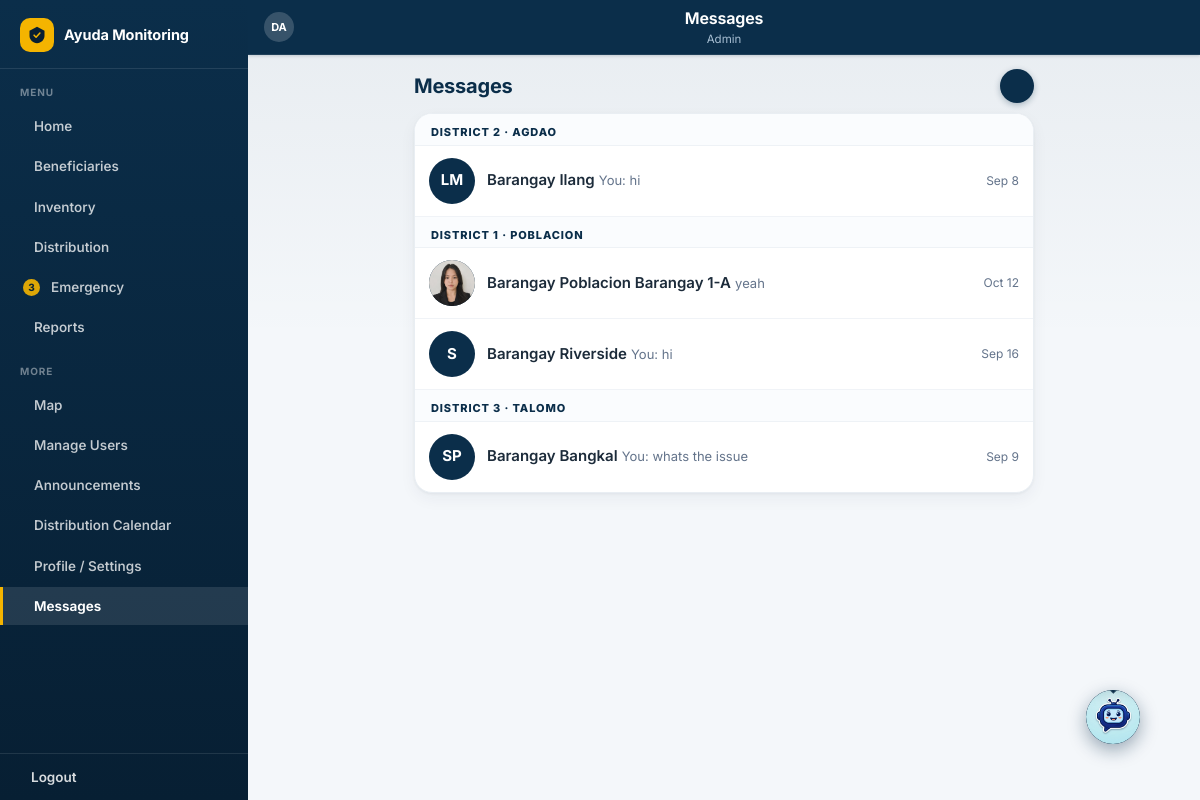
Screenshot of /messages.php (signed in) with the database file from the repository.
### tables this page shows
CREATE TABLE `users` (
  `id` int(11) NOT NULL AUTO_INCREMENT,
  `username` varchar(50) NOT NULL,
  `password_hash` varchar(255) NOT NULL,
  `full_name` varchar(150) NOT NULL,
  `role` enum('district_admin','barangay_staff') NOT NULL,
  `barangay_id` int(11) DEFAULT NULL,
  `status` enum('pending','approved') NOT NULL DEFAULT 'approved',
  `photo_path` varchar(255) DEFAULT NULL,
  `mfa_secret` varchar(64) DEFAULT NULL,
  `created_at` datetime DEFAULT current_timestamp(),
  `reset_token` varchar(64) DEFAULT NULL,
  `reset_expires` datetime DEFAULT NULL,
  PRIMARY KEY (`id`),
  UNIQUE KEY `username` (`username`),
  KEY `barangay_id` (`barangay_id`),
  CONSTRAINT `users_ibfk_1` FOREIGN KEY (`barangay_id`) REFERENCES `barangays` (`id`) ON DELETE SET NULL
);

CREATE TABLE `barangays` (
  `id` int(11) NOT NULL AUTO_INCREMENT,
  `district_id` int(11) NOT NULL,
  `name` varchar(100) NOT NULL,
  `latitude` decimal(10,7) DEFAULT NULL,
  `longitude` decimal(10,7) DEFAULT NULL,
  PRIMARY KEY (`id`),
  KEY `district_id` (`district_id`),
  CONSTRAINT `barangays_ibfk_1` FOREIGN KEY (`district_id`) REFERENCES `districts` (`id`) ON DELETE CASCADE
);

CREATE TABLE `districts` (
  `id` int(11) NOT NULL AUTO_INCREMENT,
  `name` varchar(100) NOT NULL,
  PRIMARY KEY (`id`),
  UNIQUE KEY `name` (`name`)
);

CREATE TABLE `messages` (
  `id` int(11) NOT NULL AUTO_INCREMENT,
  `sender_id` int(11) NOT NULL,
  `recipient_id` int(11) NOT NULL,
  `message` text NOT NULL,
  `is_read` tinyint(1) NOT NULL DEFAULT 0,
  `read_at` datetime DEFAULT NULL,
  `created_at` datetime DEFAULT current_timestamp(),
  PRIMARY KEY (`id`),
  KEY `idx_msg_pair` (`sender_id`,`recipient_id`),
  KEY `idx_msg_inbox` (`recipient_id`,`is_read`),
  CONSTRAINT `messages_ibfk_1` FOREIGN KEY (`sender_id`) REFERENCES `users` (`id`) ON DELETE CASCADE,
  CONSTRAINT `messages_ibfk_2` FOREIGN KEY (`recipient_id`) REFERENCES `users` (`id`) ON DELETE CASCADE
);

### includes/functions.php (called while the page is built, shortened)
<?php
function e(?string $str): string {
    return htmlspecialchars((string)$str, ENT_QUOTES, 'UTF-8');
}

### messages.php (the view, shortened to what this page needs)
<?php
require_once __DIR__ . '/includes/functions.php';
$pageTitle = 'Messages';
$activePage = 'messages';
$isAdmin = $_SESSION['role'] === 'district_admin';
$meId = (int)$_SESSION['user_id'];
if ($isAdmin) {
    $contacts = $pdo->query("
        SELECT u.id, u.full_name, u.photo_path, b.id AS barangay_id, b.name AS barangay_name, b.district_id, d.name AS district_name
        FROM users u
        LEFT JOIN barangays b ON b.id = u.barangay_id
        LEFT JOIN districts d ON d.id = b.district_id
        WHERE u.role = 'barangay_staff' AND u.status = 'approved'
        ORDER BY d.name, b.name, u.full_name
    ")->fetchAll();
    $contactIds = array_map('intval', array_column($contacts, 'id'));
    $contactId = (int)($_GET['with'] ?? 0);
    $validContact = $contactId > 0 && in_array($contactId, $contactIds, true);
}
$convInfo = [];
foreach ($contacts as $c) {
    $stmt = $pdo->prepare("SELECT message, created_at, sender_id FROM messages
                           WHERE (sender_id=? AND recipient_id=?) OR (sender_id=? AND recipient_id=?)
                           ORDER BY created_at DESC, id DESC LIMIT 1");
    $stmt->execute([$c['id'], $meId, $meId, $c['id']]);
    $convInfo[$c['id']] = ['last' => $stmt->fetch(), 'unread' => 0];
    $stmtUn = $pdo->prepare("SELECT COUNT(*) FROM messages WHERE recipient_id=? AND sender_id=? AND is_read=0");
    $stmtUn->execute([$meId, $c['id']]);
    $convInfo[$c['id']]['unread'] = (int)$stmtUn->fetchColumn();
}
$initialsOf = function (string $name): string {
    $out = '';
    foreach (explode(' ', $name) as $part) { if ($part !== '') $out .= strtoupper(mb_substr($part, 0, 1)); }
    return substr($out, 0, 2);
};
$fmtShort = function (?string $dt): string {
    if (!$dt) return '';
    $t = strtotime($dt);
    return date('Y-m-d', $t) === date('Y-m-d') ? date('g:i A', $t) : date('M j', $t);
};
?>
<!DOCTYPE html>
<html lang="en">
<head>
<link rel="stylesheet" href="assets/css/style.css?v=20261019b">
</head>
<body>
<div class="app-shell wide">
    <?php include __DIR__ . '/includes/app_header.php'; ?>
    <div class="content">
        <div class="page-phone">
            <?php if (!$contacts): ?>
                <div class="sms-nochat">
                    <div class="es-icon"><?= svgIcon('info', 30) ?></div>
                    <?= $isAdmin ? 'No approved Barangay Staff accounts yet.' : 'No District Admin account available to message right now.' ?>
                </div>
            <?php elseif ($isAdmin && !$validContact): ?>
                <div class="sms-head">
                    <h2>Messages</h2>
                    <span style="display:flex;align-items:center;gap:10px;">
                        <?php if ($isAdmin): ?>
                            <button type="button" class="sms-add" id="smsComposeBtn" aria-label="New message"><?= svgIcon('plus', 18) ?></button>
                        <?php endif; ?>
                    </span>
                </div>
                <div class="sms-list">
                    <?php $lastDistrict = null; foreach ($contacts as $c): $ci = $convInfo[$c['id']]; ?>
                        <?php if ($c['district_name'] !== $lastDistrict): $lastDistrict = $c['district_name']; ?>
                            <div class="dist-label">District <?= (int)$c['district_id'] ?> &middot; <?= e($lastDistrict ?: 'Unassigned') ?></div>
                        <?php endif; ?>
                        <a href="messages.php?with=<?= (int)$c['id'] ?>" class="sms-row <?= $ci['unread'] > 0 ? 'unread' : '' ?>">
                            <span class="sms-avatar">
                                <?php if (!empty($c['photo_path']) && is_file(__DIR__ . '/' . $c['photo_path'])): ?>
                                    <img src="<?= e($c['photo_path']) ?>" alt="">
                                <?php else: ?><?= e($initialsOf($c['full_name'])) ?><?php endif; ?>
                            </span>
                            <span class="sms-rmid">
                                <span class="sms-rname">Barangay <?= e($c['barangay_name'] ?: $c['full_name']) ?></span>
                                <span class="sms-rpre">
                                    <?php if (!empty($ci['last'])): ?>
                                        <?= ($ci['last']['sender_id'] === $meId ? 'You: ' : '') ?><?= e(mb_strimwidth($ci['last']['message'], 0, 42, '...')) ?>
                                    <?php else: ?>
                                        Tap to start a conversation
                                    <?php endif; ?>
                                </span>
                            </span>
                            <span class="sms-rright">
                                <span class="sms-rtime"><?= $ci['last'] ? $fmtShort($ci['last']['created_at']) : '' ?></span>
                            </span>
                        </a>
                    <?php endforeach; ?>
                </div>
            <?php endif; ?>
        </div>
    </div>
    <?php include __DIR__ . '/includes/app_bottomnav.php'; ?>
</div>
</body>
</html>

### includes/app_header.php (shortened to what this page needs)
<?php
$isAdmin = ($_SESSION['role'] ?? '') === 'district_admin';
$fullName = $_SESSION['full_name'] ?? 'User';
$initials = '';
foreach (explode(' ', $fullName) as $part) { if ($part !== '') $initials .= strtoupper($part[0]); }
$initials = substr($initials, 0, 2);
$headerBarangayName = '';
?>
<div class="app-header">
    <div class="app-header-title">
        <?php $hdrTitle = trim((string)($pageTitle ?? '')); ?>
        <?php if ($hdrTitle !== ''): ?>
            <h1><?= e($hdrTitle) ?></h1>
        <?php endif; ?>
        <div class="header-sub"><?= $isAdmin
            ? 'Admin'
            : 'Barangay Staff' . ($headerBarangayName ? ' &bull; ' . e($headerBarangayName) : '') ?></div>
    </div>
    <div class="user-avatar" style="width:30px;height:30px;font-size:11px;background:rgba(255,255,255,0.18);color:#fff;flex-shrink:0;overflow:hidden;">
        <?php $photo = $_SESSION['photo_path'] ?? null; ?>
        <?php if ($photo && is_file(__DIR__ . '/../' . $photo)): ?>
            <img src="<?= e($photo) ?>" alt="" style="width:100%;height:100%;object-fit:cover;">
        <?php else: ?>
            <?= e($initials) ?>
        <?php endif; ?>
    </div>
</div>

### includes/app_bottomnav.php (shortened to what this page needs)
<?php
$isAdmin = ($_SESSION['role'] ?? '') === 'district_admin';
$active = $activePage ?? '';
if ($isAdmin) {
    $pendingReports = (int)$pdo->query("SELECT COUNT(*) FROM barangay_requests WHERE status='pending'")->fetchColumn();
} else {
    $stmt = $pdo->prepare("SELECT COUNT(*) FROM barangay_requests WHERE status='pending' AND barangay_id=?");
    $stmt->execute([(int)($_SESSION['barangay_id'] ?? 0)]);
    $pendingReports = (int)$stmt->fetchColumn();
}
$primary = [
    ['page' => 'dashboard',    'icon' => 'home', 'label' => 'Home',          'href' => 'dashboard.php'],
];
if ($isAdmin) {
    $primary[] = ['page' => 'beneficiaries', 'icon' => 'users', 'label' => 'Beneficiaries', 'href' => 'beneficiaries.php'];
    $primary[] = ['page' => 'inventory',     'icon' => 'box', 'label' => 'Inventory',     'href' => 'inventory.php'];
    $primary[] = ['page' => 'distribute', 'icon' => 'gift', 'label' => 'Distribution', 'href' => 'distribution.php'];
    $primary[] = ['page' => 'barangay', 'icon' => 'alert', 'label' => 'Emergency', 'href' => 'barangay_requests.php', 'badge' => true];
} else {
    $newAnnouncements = getNewAnnouncementCount($pdo, (int)($_SESSION['user_id'] ?? 0), (int)($_SESSION['barangay_id'] ?? 0));
    $primary[] = ['page' => 'announcements', 'icon' => 'bell', 'label' => 'Announcements', 'href' => 'announcements.php', 'annbadge' => $newAnnouncements];
}
if ($isAdmin) {
    $primary[] = ['page' => 'reports',   'icon' => 'file', 'label' => 'Reports',   'href' => 'reports.php'];
}
$more = [];
if ($isAdmin) {
    $more[] = ['icon' => 'pin',  'label' => 'Map',               'href' => 'map.php',               'page' => 'map'];
    $more[] = ['icon' => 'users', 'label' => 'Manage Users',      'href' => 'manage_users.php',       'page' => 'users'];
    $more[] = ['icon' => 'bell', 'label' => 'Announcements',     'href' => 'announcements.php',      'page' => 'announcements'];
}
$more[] = ['icon' => 'calendar', 'label' => 'Distribution Calendar', 'href' => 'calendar.php', 'page' => 'calendar'];
$more[] = ['icon' => 'user', 'label' => 'Profile / Settings', 'href' => 'profile.php', 'page' => 'profile'];
$stmtUn = $pdo->prepare("SELECT COUNT(*) FROM messages WHERE recipient_id=? AND is_read=0");
$stmtUn->execute([(int)($_SESSION['user_id'] ?? 0)]);
$msgUnread = (int)$stmtUn->fetchColumn();
$more[] = ['icon' => 'bell', 'label' => 'Messages', 'href' => 'messages.php', 'page' => 'messages', 'badge' => $msgUnread];
?>
<nav class="app-sidebar">
    <div class="sb-brand">
        <span class="sb-logo">
        </span>
        Ayuda Monitoring
    </div>
    <div class="sb-section">Menu</div>
    <?php foreach ($primary as $item): ?>
        <a href="<?= $item['href'] ?>" class="sb-link <?= $active === $item['page'] ? 'active' : '' ?>">
            <span class="sb-ic"><?= svgIcon($item['icon'], 19) ?>
                <?php if (!empty($item['badge'])): ?>
                    <span class="sb-badge" data-pending-badge style="<?= $pendingReports > 0 ? '' : 'display:none;' ?>"><?= $pendingReports > 99 ? '99+' : $pendingReports ?></span>
                <?php endif; ?>
            </span><?= $item['label'] ?>
        </a>
    <?php endforeach; ?>
    <div class="sb-section">More</div>
    <?php foreach ($more as $item): ?>
        <a href="<?= $item['href'] ?>" class="sb-link <?= $active === $item['page'] ? 'active' : '' ?>">
            <span class="sb-ic"><?= svgIcon($item['icon'], 19) ?></span><?= $item['label'] ?>
        </a>
    <?php endforeach; ?>
    <div class="sb-foot">
        <a href="logout.php"><span class="sb-ic"><?= svgIcon('logout', 18) ?></span>Logout</a>
    </div>
</nav>
<?php include __DIR__ . '/chatbot_widget.php'; ?>

### includes/chatbot_widget.php (shortened to what this page needs)
<?php
$__inBeneficiaryDir = strpos($_SERVER['SCRIPT_NAME'] ?? '', '/beneficiary/') !== false;
$__assetPrefix = $__inBeneficiaryDir ? '../' : '';
$__chatbotIconFile = null;
foreach (['assistant', 'chatbot_icon'] as $__base) {
    foreach (['png', 'jpg', 'jpeg', 'webp'] as $__ext) {
        $__candidate = __DIR__ . '/../assets/uploads/' . $__base . '.' . $__ext;
        if (is_file($__candidate)) {
            $mtime = @filemtime($__candidate);
            $__chatbotIconFile = $__assetPrefix . 'assets/uploads/' . $__base . '.' . $__ext . ($mtime ? '?v=' . $mtime : '');
            break 2;
        }
    }
}
?>
<button class="chatbot-fab" id="chatbotFab" onclick="toggleChatbot()" aria-label="Help chat" style="position:fixed;overflow:hidden;">
    <?php if ($__chatbotIconFile): ?>
        <img src="<?= e($__chatbotIconFile) ?>" alt="Chat" style="border-radius:50%;width:100%;height:100%;object-fit:cover;object-position:center;display:block;">
    <?php endif; ?>
</button>

### messages.php (style rules this page uses)
.page-phone { max-width: 620px; margin: 0 auto; }
.sms-head { display:flex; align-items:center; justify-content:space-between; margin-bottom:10px; }
.sms-head h2 { margin:0; font-size:20px; color:var(--navy); }
.sms-list { background:#fff; border:1px solid #e9eef3; border-radius:18px; overflow:hidden; box-shadow:var(--shadow); }
.dist-label { font-size:11px; font-weight:800; letter-spacing:.08em; text-transform:uppercase; color:var(--navy); padding:10px 16px 4px; background:#fafcfe; border-bottom:1px solid #eef2f6; }
.sms-row { display:flex; align-items:center; gap:12px; padding:12px 14px; text-decoration:none; color:inherit; border-bottom:1px solid #f0f3f7; transition:background .12s ease; }
.sms-row:last-child { border-bottom:none; }
.sms-avatar { width:46px; height:46px; border-radius:50%; flex-shrink:0; background:var(--navy); color:#fff; display:flex; align-items:center; justify-content:center; font-size:15px; font-weight:700; overflow:hidden; }
.sms-avatar img { width:100%; height:100%; object-fit:cover; }
.sms-rmid { flex:1 1 auto; min-width:0; }
.sms-rname { font-size:15px; font-weight:600; color:#1c2b3a; white-space:nowrap; overflow:hidden; text-overflow:ellipsis; }
.sms-rpre { font-size:13px; color:var(--text-muted); margin-top:2px; white-space:nowrap; overflow:hidden; text-overflow:ellipsis; }
.sms-rright { display:flex; flex-direction:column; align-items:flex-end; gap:5px; flex-shrink:0; }
.sms-rtime { font-size:12px; color:var(--text-muted); }
.sms-add { width:34px; height:34px; border-radius:50%; border:none; background:var(--navy); color:#fff; cursor:pointer; display:inline-flex; align-items:center; justify-content:center; flex-shrink:0; box-shadow:0 2px 6px rgba(11,46,74,0.3); }

### includes/chatbot_widget.php (style rules this page uses)
.chatbot-fab { position: fixed; bottom: 56px; right: 60px; z-index: 40; width: 54px; height: 54px; border-radius: 50%; background: var(--navy); color: var(--gold); display: flex; align-items: center; justify-content: center; font-size: 24px; border: none; cursor: pointer; box-shadow: 0 6px 18px rgba(11,46,74,0.4); overflow: hidden; padding: 0; animation: chatbot-pulse 1.8s ease-in-out infinite; }
.chatbot-fab::after { content: ""; position: absolute; inset: 0; border-radius: 50%; box-shadow: 0 0 0 0 rgba(255,255,255,0.28); animation: chatbot-ring 2.2s ease-out infinite; pointer-events: none; }
.chatbot-fab img { width: 100%; height: 100%; object-fit: cover; object-position: center; display: block; }

### rows the page displays
users: barangay.district_id "2", districts.name "AGDAO", full_name "LM", barangay.name "Ilang", shows "You:", id.message "hi", id.created_at "Sep 8"
users: barangay.district_id "1", districts.name "POBLACION", photo_path (picture), barangay.name "Poblacion Barangay 1-A", id.message "yeah", id.created_at "Oct 12"
users: full_name "S", barangay.name "Riverside", shows "You:", id.message "hi", id.created_at "Sep 16"
users: barangay.district_id "3", districts.name "TALOMO", full_name "SP", barangay.name "Bangkal", shows "You:", id.message "whats the issue", id.created_at "Sep 9"

### other values shown
$hdrTitle "Messages"
$initials "DA"
$item['label'] "Home"
$item['label'] "Beneficiaries"
$item['label'] "Inventory"
$item['label'] "Distribution"
$pendingReports "3"
$item['label'] "Emergency"
$item['label'] "Reports"
$item['label'] "Map"
$item['label'] "Manage Users"
$item['label'] "Announcements"
$item['label'] "Distribution Calendar"
$item['label'] "Profile / Settings"
$item['label'] "Messages"
